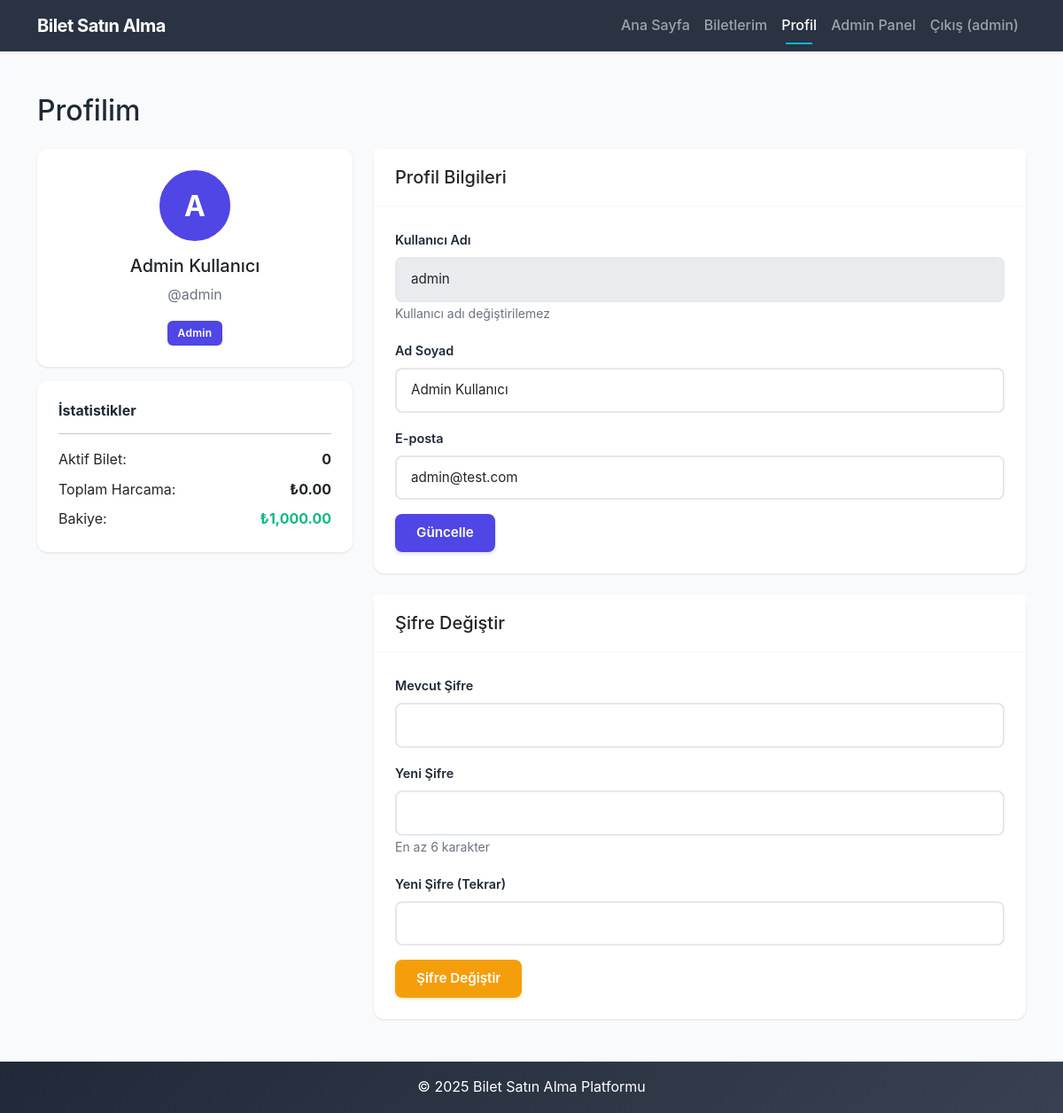
Before: /profile.php (signed in) with the older database file.
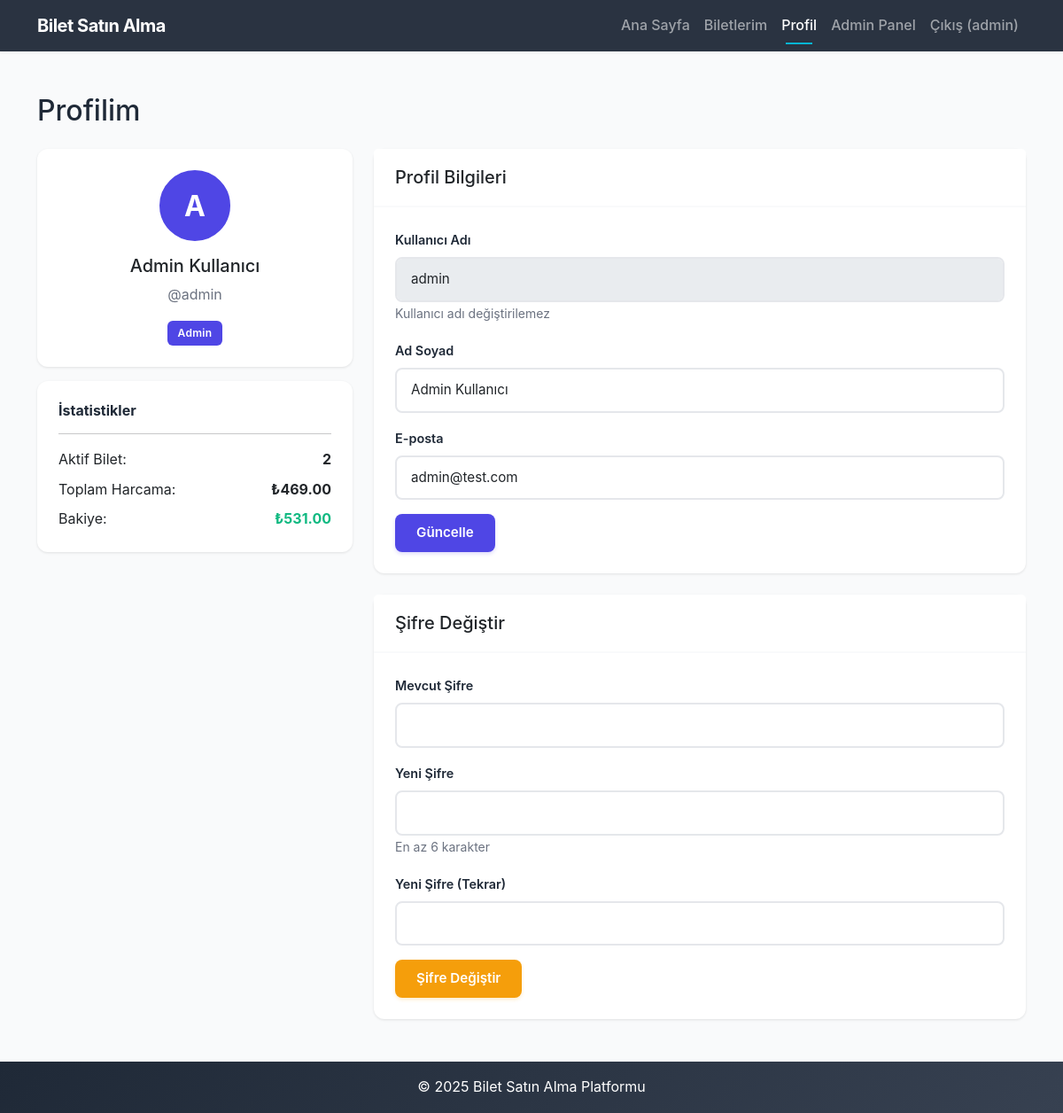
After: the same page with the newer database file.
### tables this page shows
CREATE TABLE users (
    id INTEGER PRIMARY KEY AUTOINCREMENT,
    username TEXT UNIQUE NOT NULL,
    email TEXT UNIQUE NOT NULL,
    password TEXT NOT NULL,
    full_name TEXT NOT NULL,
    role TEXT DEFAULT 'user',
    virtual_credit REAL DEFAULT 0,
    created_at DATETIME DEFAULT CURRENT_TIMESTAMP,
    updated_at DATETIME DEFAULT CURRENT_TIMESTAMP
);

### public/profile.php (the view, shortened to what the changed rows need)
<?php
require_once __DIR__ . '/../src/database.php';
$stmt = $pdo->prepare("SELECT * FROM users WHERE id = ?");
$stmt->execute([$_SESSION['user_id']]);
$user = $stmt->fetch(PDO::FETCH_ASSOC);
$stmt = $pdo->prepare("SELECT COUNT(*) as total, SUM(price) as spent FROM tickets WHERE user_id = ? AND status = 'active'");
$stmt->execute([$_SESSION['user_id']]);
$stats = $stmt->fetch(PDO::FETCH_ASSOC);
?>
<!DOCTYPE html>
<html lang="tr">
<head>
    <link href="https://cdn.jsdelivr.net/npm/bootstrap@5.3.0/dist/css/bootstrap.min.css" rel="stylesheet">
    <link rel="stylesheet" href="css/style.css">
</head>
<body>
    <main class="container my-5">
        <h2 class="mb-4">Profilim</h2>
        <div class="row">
            <div class="col-md-4 mb-4">
                <div class="card">
                    <div class="card-body text-center">
                        <div class="mb-3">
                            <div class="rounded-circle bg-primary text-white d-inline-flex align-items-center justify-content-center" style="width: 80px; height: 80px; font-size: 2rem;">
                                <?php echo strtoupper(substr($user['username'], 0, 1)); ?>
                            </div>
                        </div>
                        <h5><?php echo htmlspecialchars($user['full_name']); ?></h5>
                        <p class="text-muted">@<?php echo htmlspecialchars($user['username']); ?></p>
                        <span class="badge bg-primary"><?php echo ucfirst($user['role']); ?></span>
                    </div>
                </div>
                <div class="card mt-3">
                    <div class="card-body">
                        <div class="d-flex justify-content-between mb-2">
                            <span>Aktif Bilet:</span>
                            <strong><?php echo $stats['total'] ?? 0; ?></strong>
                        </div>
                        <div class="d-flex justify-content-between mb-2">
                            <span>Toplam Harcama:</span>
                            <strong>₺<?php echo number_format($stats['spent'] ?? 0, 2); ?></strong>
                        </div>
                        <div class="d-flex justify-content-between">
                            <span>Bakiye:</span>
                            <strong class="text-success">₺<?php echo number_format($user['virtual_credit'], 2); ?></strong>
                        </div>
                    </div>
                </div>
            </div>
            <div class="col-md-8">
                <div class="card mb-4">
                    <div class="card-body">
                        <form method="POST">
                            <div class="mb-3">
                                <label class="form-label">Kullanıcı Adı</label>
                                <input type="text" class="form-control" value="<?php echo htmlspecialchars($user['username']); ?>" disabled>
                                <small class="text-muted">Kullanıcı adı değiştirilemez</small>
                            </div>
                            <div class="mb-3">
                                <label class="form-label">Ad Soyad</label>
                                <input type="text" class="form-control" name="full_name" value="<?php echo htmlspecialchars($user['full_name']); ?>" required>
                            </div>
                            <div class="mb-3">
                                <label class="form-label">E-posta</label>
                                <input type="email" class="form-control" name="email" value="<?php echo htmlspecialchars($user['email']); ?>" required>
                            </div>
                        </form>
                    </div>
                </div>
            </div>
        </div>
    </main>
</body>
</html>

Changed rows visible on the page:
changed users "Admin Kullanıcı": virtual_credit "1,000.00" → "531.00"
Other visible differences:
$stats['total']: "0" → "2"
$stats['spent']: "0.00" → "469.00"
